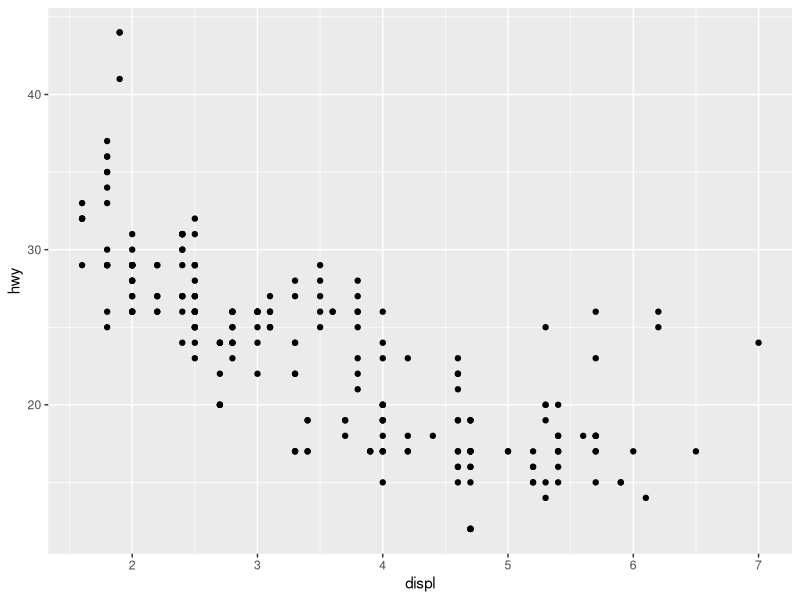
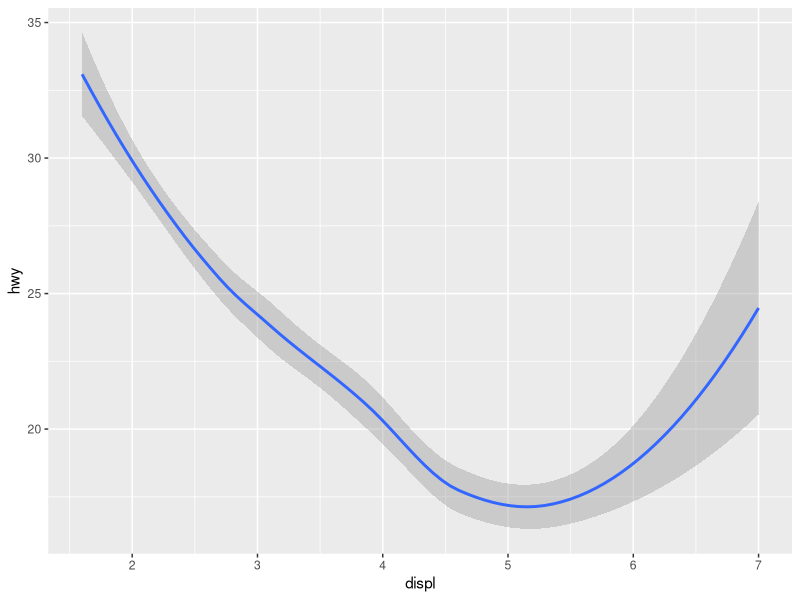
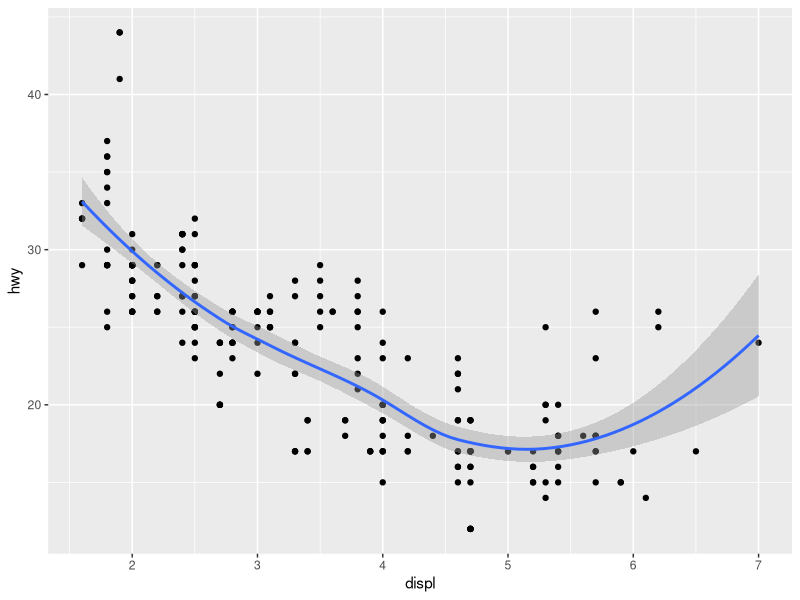
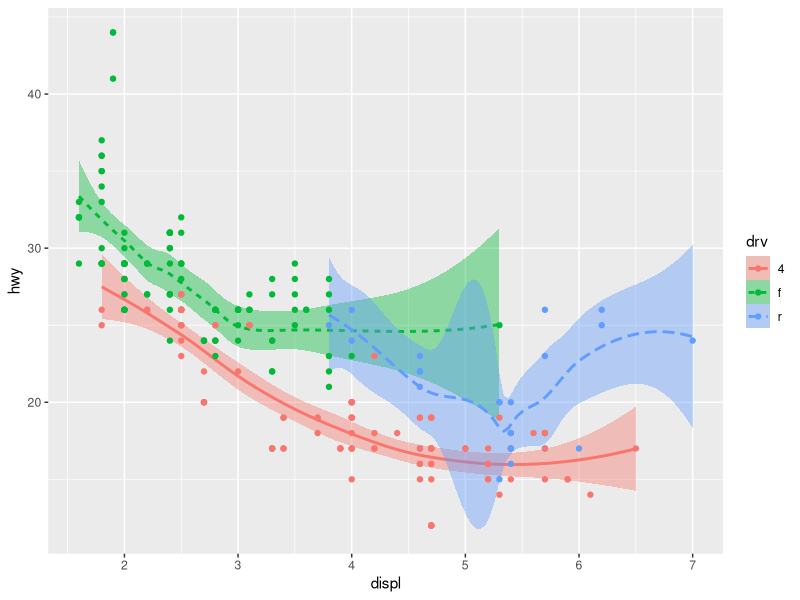
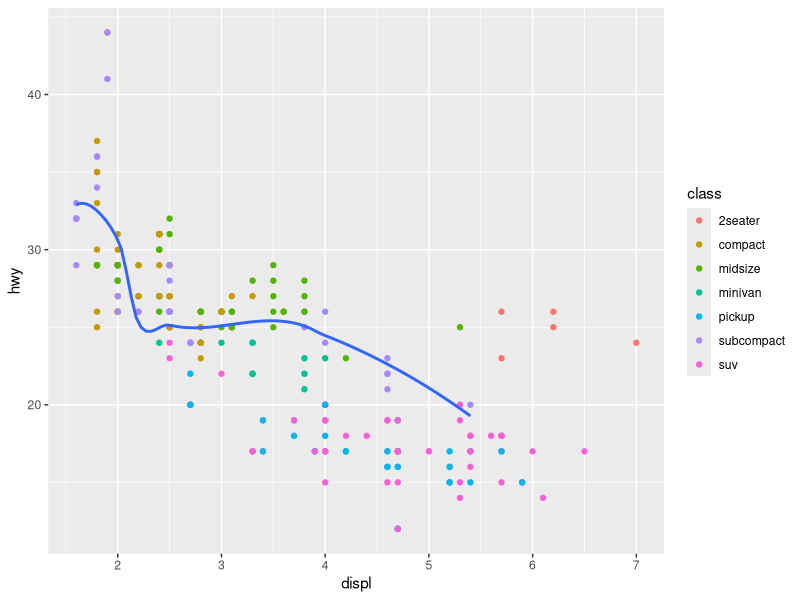
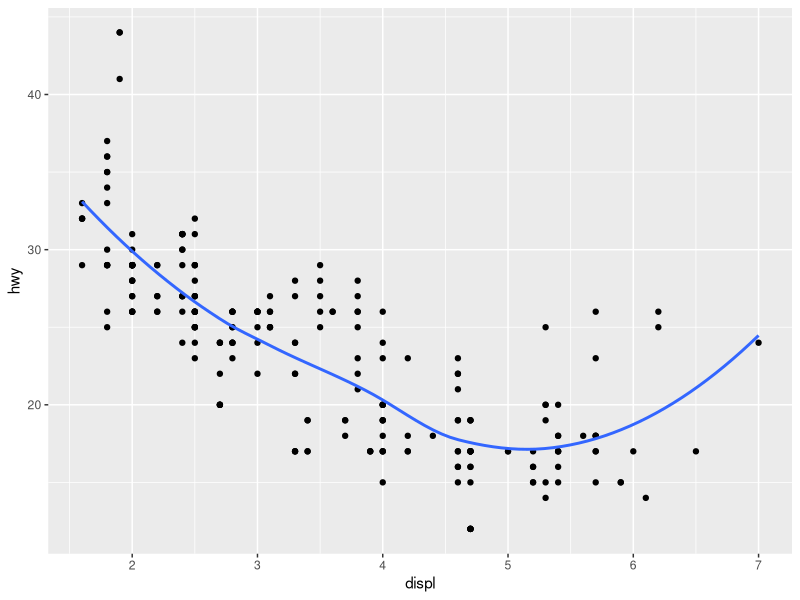
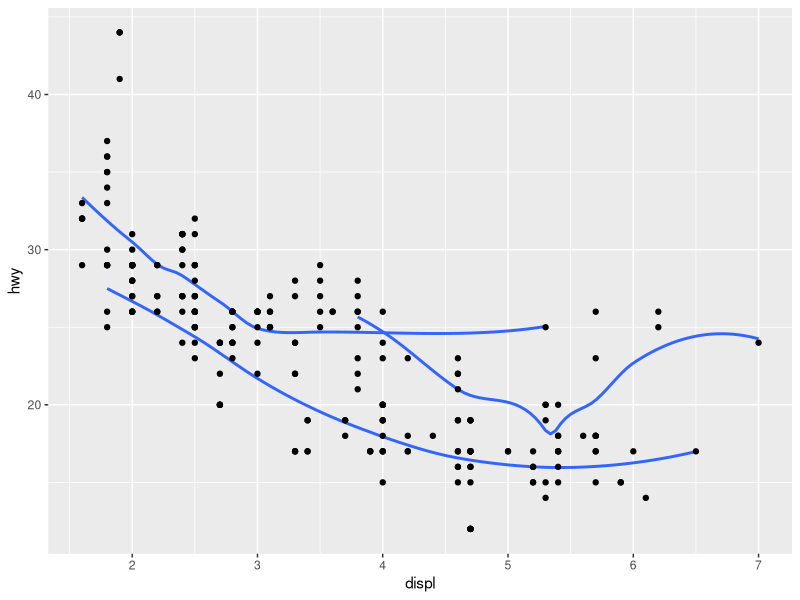
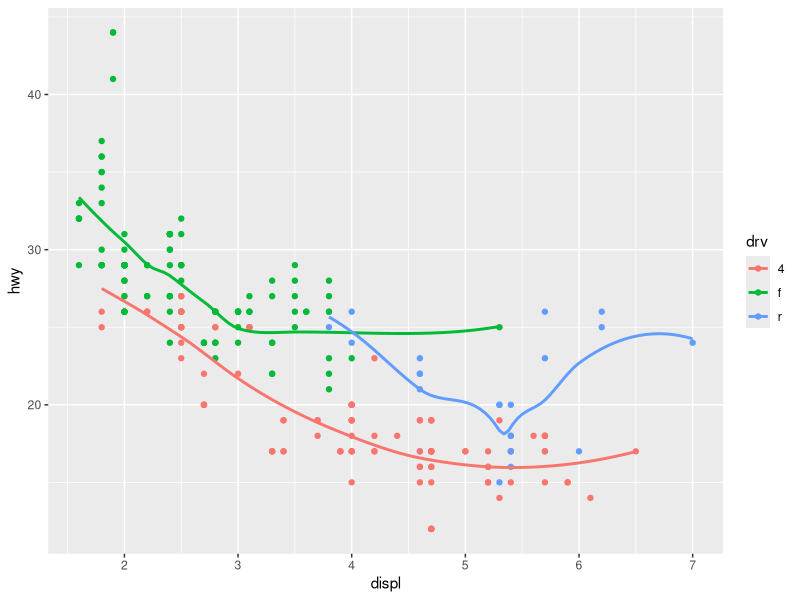

Write R code to recreate these figures, in order. (Note: this script raises an error after producing the figures.)
## ---- chunk 1
knitr::opts_chunk$set(echo = TRUE)
library(tidyverse)
## ---- chunk 2
head(mpg)
## ---- chunk 3
ggplot(data = mpg) + 
  geom_point(mapping = aes(x = displ, y = hwy))

ggplot(data = mpg) + 
  geom_smooth(mapping = aes(x = displ, y = hwy))
## ---- chunk 4
ggplot(data = mpg, aes(x = displ, y = hwy)) + 
  geom_point() + 
  geom_smooth()
## ---- chunk 5
ggplot(data = mpg, aes(x = displ, y = hwy)) + 
  geom_smooth(mapping = aes(linetype = drv, color = drv, fill = drv)) + 
  geom_point(mapping = aes(color = drv)) # Fill or linetype won't do anything here but you could set a shape aesthetic for geom_point()
## ---- chunk 6
ggplot(data = mpg, mapping = aes(x = displ, y = hwy)) + 
  geom_point(mapping = aes(color = class)) + 
  geom_smooth(data = filter(mpg, class == "subcompact"), se = FALSE)
## ---- chunk 7
    ggplot(data = mpg, mapping = aes(x = displ, y = hwy)) + 
      geom_point() + 
      geom_smooth(se = FALSE)
    ggplot(data = mpg, mapping = aes(x = displ, y = hwy)) + 
      geom_smooth(aes(group = drv), se = FALSE) +
      geom_point()
    ggplot(data = mpg, mapping = aes(x = displ, y = hwy, color = drv)) + 
      geom_point() + 
      geom_smooth(se = FALSE)
    ggplot(data = mpg, mapping = aes(x = displ, y = hwy)) + 
      geom_point(aes(color = drv)) + 
      geom_smooth(se = FALSE)
    ggplot(data = mpg, mapping = aes(x = displ, y = hwy)) + 
      geom_point(aes(color = drv)) +
      geom_smooth(aes(linetype = drv), se = FALSE)
    ggplot(data = mpg, mapping = aes(x = displ, y = hwy)) + 
      geom_point(size = 4, colour = "white") + 
      geom_point(aes(colour = drv))
## ---- chunk 8
knitr::include_graphics("images/visualization-stat-bar.png")
## ---- chunk 9
demo <- tribble(
  ~cut,         ~freq,
  "Fair",       1610,
  "Good",       4906,
  "Very Good",  12082,
  "Premium",    13791,
  "Ideal",      21551
)

ggplot(data = demo) +
  geom_bar(mapping = aes(x = cut, y = freq), stat = "identity")
## ---- chunk 10
ggplot(data = demo) +
  geom_col(mapping = aes(x = cut, y = freq))
## ---- chunk 11
ggplot(data = diamonds) + 
  geom_bar(mapping = aes(x = cut, colour = cut))
ggplot(data = diamonds) + 
  geom_bar(mapping = aes(x = cut, fill = cut))
## ---- chunk 12
ggplot(data = diamonds) + 
  geom_bar(mapping = aes(x = cut, fill = clarity))
## ---- chunk 13
    ggplot(data = diamonds) + 
      geom_bar(mapping = aes(x = cut, fill = clarity), position = "dodge")
## ---- chunk 14
ggplot(data = mpg) + 
  geom_point(mapping = aes(x = displ, y = hwy))
ggplot(data = mpg) + 
  geom_point(mapping = aes(x = displ, y = hwy), position = "jitter")
## ---- chunk 15
ggplot(data = mpg, mapping = aes(x = cty, y = hwy)) + 
  geom_point()
## ---- chunk 16
bar <- ggplot(data = diamonds) + 
  geom_bar(mapping = aes(x = cut, fill = cut), show.legend = FALSE) 
  

bar    
bar + coord_flip()
